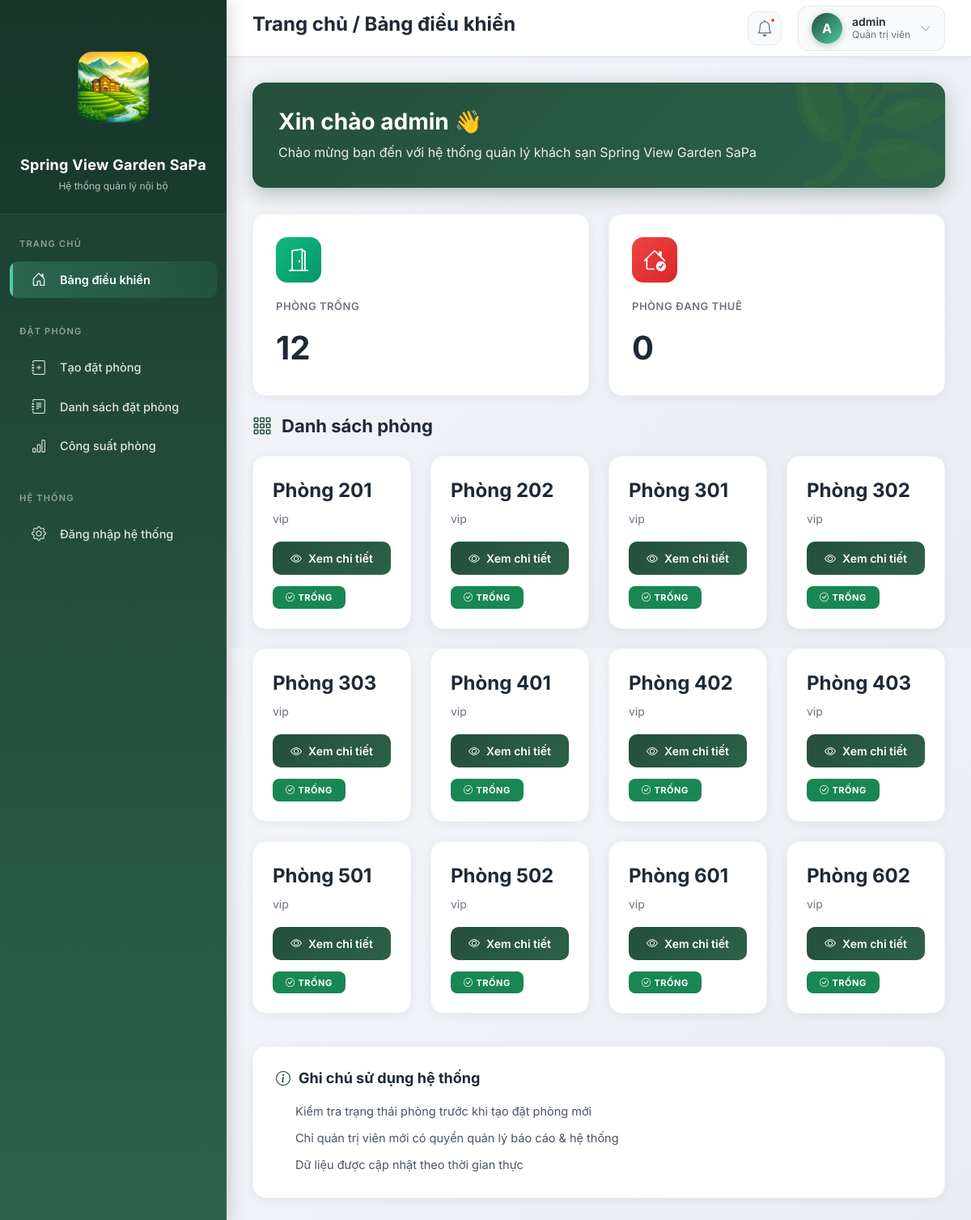
The app's page / (signed in) with its own data.
### khach_san/models.py (models this page shows, shortened)
class Phong(models.Model):
    TRANG_THAI_CHOICES = [
        ('trong', 'Trống'),
        ('dang_thue', 'Đang thuê'),
        ('dang_bao_tri', 'Đang bảo trì'),
    ]
    ma_phong = models.CharField(max_length=10, unique=True)
    loai_phong = models.ForeignKey(LoaiPhong, on_delete=models.PROTECT)
    trang_thai = models.CharField(
        max_length=20,
        choices=TRANG_THAI_CHOICES,
        default='trong'
    )

class LoaiPhong(models.Model):
    ten_loai = models.CharField(max_length=100)
    gia_mot_dem = models.PositiveIntegerField(
        verbose_name="Giá / đêm (VND)"
    )

### bao_cao/views.py (the view)
# urls.py: path('', views.trang_chu, name='trang_chu'),
def trang_chu(request):
    return render(request, 'trang_chu.html', {
        'so_phong_trong': Phong.objects.filter(trang_thai='trong').count(),
        'so_phong_dang_thue': Phong.objects.filter(trang_thai='dang_thue').count(),
        'doanh_thu_hom_nay': 0,
        'don_dat_hom_nay': 0,
        'danh_sach_phong': Phong.objects.select_related('loai_phong').all()
    })

### templates/trang_chu.html (shortened to what this page needs)
<html>
 <head>
  <script src="https://cdn.tailwindcss.com" type="text/javascript"></script>
 </head>
 <body>
  {% extends "base.html" %} {% block title %}Trang chủ - Spring View Garden SaPa{% endblock %} {% block page_title %}Trang chủ / Bảng điều khiển{% endblock %}  {% block content %}
  <div class="welcome-card">
   <h4>Xin chào {{ user.username }} 👋</h4>
   <p>Chào mừng bạn đến với hệ thống quản lý khách sạn Spring View Garden SaPa</p>
  </div>
  <div class="row g-4 mb-4">
   <div class="col-md-6">
    <div class="stat-card">
     <div class="stat-icon green"><i class="bi bi-door-open" style="color: white;"></i>
     </div>
     <div class="stat-label">
      Phòng trống
     </div>
     <div class="stat-value">
      {{ so_phong_trong }}
     </div>
    </div>
   </div>
   <div class="col-md-6">
    <div class="stat-card">
     <div class="stat-icon red"><i class="bi bi-house-check" style="color: white;"></i>
     </div>
     <div class="stat-label">
      Phòng đang thuê
     </div>
     <div class="stat-value">
      {{ so_phong_dang_thue }}
     </div>
    </div>
   </div>
  </div>
  <div class="section-header"><i class="bi bi-grid-3x3-gap"></i>
   <h3>Danh sách phòng</h3>
  </div>
  <div class="row g-4">
   {% for phong in danh_sach_phong %}
   <div class="col-md-6 col-lg-4 col-xl-3">
    <div class="room-card">
     <div class="room-number">
      Phòng {{ phong.ma_phong }}
     </div>
     <div class="room-type">
      {{ phong.loai_phong.ten_loai }}
     </div>
     <div class="mt-auto"><a href="{% url 'khach_san:chi_tiet_phong' phong.ma_phong %}" class="btn btn-primary w-100"> <i class="bi bi-eye me-2"></i>Xem chi tiết </a>
     </div>
     <div class="room-status">
      {% if phong.trang_thai == 'trong' %} <span class="badge bg-success"> <i class="bi bi-check-circle me-1"></i>TRỐNG </span> {% elif phong.trang_thai == 'dang_thue' %} <span class="badge bg-danger"> <i class="bi bi-lock me-1"></i>ĐANG THUÊ </span> {% elif phong.trang_thai == 'dang_bao_tri' %} <span class="badge bg-warning text-dark"> <i class="bi bi-tools me-1"></i>BẢO TRÌ </span> {% endif %}
     </div>
    </div>
   </div> {% empty %}
   <div class="col-12">
    <div class="empty-state"><i class="bi bi-inbox"></i>
     <p>Chưa có phòng nào trong hệ thống.</p>
    </div>
   </div> {% endfor %}
  </div>
  <div class="note-card">
   <h5><i class="bi bi-info-circle" style="color: #244f3d;"></i> Ghi chú sử dụng hệ thống</h5>
   <ul>
    <li>Kiểm tra trạng thái phòng trước khi tạo đặt phòng mới</li>
    <li>Chỉ quản trị viên mới có quyền quản lý báo cáo &amp; hệ thống</li>
    <li>Dữ liệu được cập nhật theo thời gian thực</li>
   </ul>
  </div> {% endblock %}

### templates/base.html (shortened to what this page needs)
<html lang="vi" class="h-full">
 <head>
  <script src="https://cdn.tailwindcss.com" type="text/javascript"></script>
 </head>
 <body>
  {% load static %}
  <link href="https://cdn.jsdelivr.net/npm/bootstrap@5.3.2/dist/css/bootstrap.min.css" rel="stylesheet">
  <link rel="stylesheet" href="https://cdn.jsdelivr.net/npm/bootstrap-icons@1.11.1/font/bootstrap-icons.css">
     {% block head %}{% endblock %}   {% with view_name=request.resolver_match.view_name %}
  <aside class="sidebar" id="sidebar">
   <div class="sidebar-header">
  <img
    src="{% static 'images/logo3.png' %}"
    alt="Logo Spring View Garden SaPa"
    class="sidebar-logo-img"
  />
  <div class="sidebar-title">
    Spring View Garden SaPa
  </div>
  <div class="sidebar-subtitle">
    Hệ thống quản lý nội bộ
  </div>
</div>
   <nav class="sidebar-menu">
    <div class="menu-section">
     <div class="nhom-menu">
      Trang chủ
     </div><a href="{% url 'bao_cao:trang_chu' %}" class="{% if view_name == 'bao_cao:trang_chu' %}active{% endif %}"> <i class="bi bi-house-door"></i> <span>Bảng điều khiển</span> </a>
    </div>
    <div class="menu-section">
     <div class="nhom-menu">
      Đặt phòng
     </div> {% if user.is_superuser %} <a href="{% url 'dat_phong:tao_dat_phong' %}" class=""> <i class="bi bi-journal-plus"></i> <span>Tạo đặt phòng</span> </a> {% endif %} {% if user.is_superuser %} <a href="{% url 'dat_phong:danh_sach_dat_phong' %}" class=""> <i class="bi bi-journal-text"></i> <span>Danh sách đặt phòng</span> </a> {% endif %} {% if user.is_superuser %} <a href="{% url 'bao_cao:cong_suat_phong' %}" class=""> <i class="bi bi-bar-chart"></i> <span>Công suất phòng</span> </a> {% endif %}
    </div>
    <div class="menu-section">
     <div class="nhom-menu">
      Hệ thống
     </div><a href="/admin/"> <i class="bi bi-gear"></i> <span>Đăng nhập hệ thống</span> </a>
    </div>
   </nav>
  </aside> {% endwith %}
  <header class="topbar">
   <div style="display: flex; align-items: center; gap: 16px;"><button class="mobile-menu-btn" onclick="toggleSidebar()">  </button>
    <h1 class="topbar-title">{% block page_title %}Quản lý khách sạn{% endblock %}</h1>
   </div>
   <div class="topbar-right"><button class="notification-btn"> <i class="bi bi-bell"></i> <span class="notification-badge"></span> </button>
    <div class="topbar-user">
     <div class="user-avatar">
      {% if user.is_authenticated %} {{ user.username|first|upper }} {% else %} ? {% endif %}
     </div>
     <div class="user-info">
      <div class="user-name">
       {% if user.is_authenticated %} {{ user.username }} {% else %} Khách {% endif %}
      </div>
      <div class="user-role">
       {% if user.is_superuser %} Quản trị viên {% elif user.is_authenticated %} Nhân viên {% else %} Chưa đăng nhập {% endif %}
      </div>
     </div><i class="bi bi-chevron-down" style="color: #9ca3af; font-size: 14px;"></i>
    </div>
   </div>
  </header>
  <main class="main-content">
   {% block content %}{% endblock %}
  </main>
 </body>
</html>

### templates/base.html (style rules this page uses)
body { box-sizing: border-box; }
* { margin: 0; padding: 0; box-sizing: border-box; }
html, body { height: 100%; width: 100%; font-family: 'Inter', -apple-system, BlinkMacSystemFont, sans-serif; }
body { background: linear-gradient(135deg, #f5f7fa 0%, #e8ecf1 100%); overflow-x: hidden; }
.sidebar { width: 280px; height: 100%; position: fixed; left: 0; top: 0; background: linear-gradient(180deg, #1a3a2e 0%, #244f3d 50%, #2d6149 100%); color: #ffffff; padding: 0; box-shadow: 4px 0 20px rgba(0, 0, 0, 0.15); z-index: 1000; overflow-y: auto; overflow-x: hidden; }
.sidebar-header { padding: 30px 20px 25px; text-align: center; border-bottom: 1px solid rgba(255, 255, 255, 0.1); background: rgba(0, 0, 0, 0.1); }
.sidebar-title { font-size: 18px; font-weight: 700; color: #ffffff; margin-bottom: 4px; letter-spacing: 0.3px; }
.sidebar-subtitle { font-size: 12px; color: rgba(255, 255, 255, 0.7); font-weight: 400; }
.sidebar-menu { padding: 20px 0; }
.menu-section { margin-bottom: 25px; }
.nhom-menu { padding: 8px 24px; font-size: 11px; text-transform: uppercase; letter-spacing: 1.2px; color: rgba(255, 255, 255, 0.5); font-weight: 600; margin-bottom: 5px; }
.sidebar a { color: rgba(255, 255, 255, 0.85); text-decoration: none; display: flex; align-items: center; padding: 12px 24px; margin: 3px 12px; border-radius: 10px; transition: all 0.3s ease; font-size: 14.5px; font-weight: 500; position: relative; overflow: hidden; }
.sidebar a::before { content: ''; position: absolute; left: 0; top: 0; width: 4px; height: 100%; background: #4ecca3; transform: scaleY(0); transition: transform 0.3s ease; }
.sidebar a.active { background: linear-gradient(90deg, rgba(78, 204, 163, 0.25) 0%, rgba(78, 204, 163, 0.1) 100%); color: #ffffff; font-weight: 600; }
.sidebar a.active::before { transform: scaleY(1); }
.sidebar a i { margin-right: 14px; font-size: 18px; width: 24px; text-align: center; }
.topbar { height: 70px; background: #ffffff; border-bottom: 1px solid #e5e7eb; position: fixed; top: 0; left: 280px; right: 0; display: flex; align-items: center; justify-content: space-between; padding: 0 32px; z-index: 999; box-shadow: 0 2px 8px rgba(0, 0, 0, 0.04); }
.topbar-title { font-size: 24px; font-weight: 700; color: #1f2937; }
.topbar-right { display: flex; align-items: center; gap: 20px; }
.topbar-user { display: flex; align-items: center; gap: 12px; padding: 8px 16px; background: #f9fafb; border-radius: 12px; border: 1px solid #e5e7eb; transition: all 0.3s ease; }
.user-avatar { width: 38px; height: 38px; border-radius: 50%; background: linear-gradient(135deg, #244f3d 0%, #4ecca3 100%); display: flex; align-items: center; justify-content: center; color: white; font-weight: 700; font-size: 16px; box-shadow: 0 2px 8px rgba(36, 79, 61, 0.3); }
.user-info { display: flex; flex-direction: column; align-items: flex-start; }
.user-name { font-size: 14px; font-weight: 600; color: #1f2937; line-height: 1.2; }
.user-role { font-size: 12px; color: #6b7280; line-height: 1.2; }
.notification-btn { width: 42px; height: 42px; border-radius: 12px; background: #f9fafb; border: 1px solid #e5e7eb; display: flex; align-items: center; justify-content: center; cursor: pointer; transition: all 0.3s ease; position: relative; }
.notification-btn i { font-size: 20px; color: #6b7280; }
.notification-badge { position: absolute; top: 6px; right: 6px; width: 8px; height: 8px; background: #ef4444; border-radius: 50%; border: 2px solid #ffffff; }
.main-content { margin-left: 280px; margin-top: 70px; padding: 32px; min-height: calc(100% - 70px); width: calc(100% - 280px); }

### records on screen
Phong: ma_phong "201", loai_phong.ten_loai "vip", trang_thai "trong" (drawn)
Phong: ma_phong "202", loai_phong.ten_loai "vip", trang_thai "trong" (drawn)
Phong: ma_phong "301", loai_phong.ten_loai "vip", trang_thai "trong" (drawn)
Phong: ma_phong "302", loai_phong.ten_loai "vip", trang_thai "trong" (drawn)
Phong: ma_phong "303", loai_phong.ten_loai "vip", trang_thai "trong" (drawn)
Phong: ma_phong "401", loai_phong.ten_loai "vip", trang_thai "trong" (drawn)
Phong: ma_phong "402", loai_phong.ten_loai "vip", trang_thai "trong" (drawn)
Phong: ma_phong "403", loai_phong.ten_loai "vip", trang_thai "trong" (drawn)
Phong: ma_phong "501", loai_phong.ten_loai "vip", trang_thai "trong" (drawn)
Phong: ma_phong "502", loai_phong.ten_loai "vip", trang_thai "trong" (drawn)
Phong: ma_phong "601", loai_phong.ten_loai "vip", trang_thai "trong" (drawn)
Phong: ma_phong "602", loai_phong.ten_loai "vip", trang_thai "trong" (drawn)

### other values on screen
{{ user.username|first|upper }} "A"
{{ user.username }} "admin"
{{ so_phong_trong }} "12"
{{ so_phong_dang_thue }} "0"
